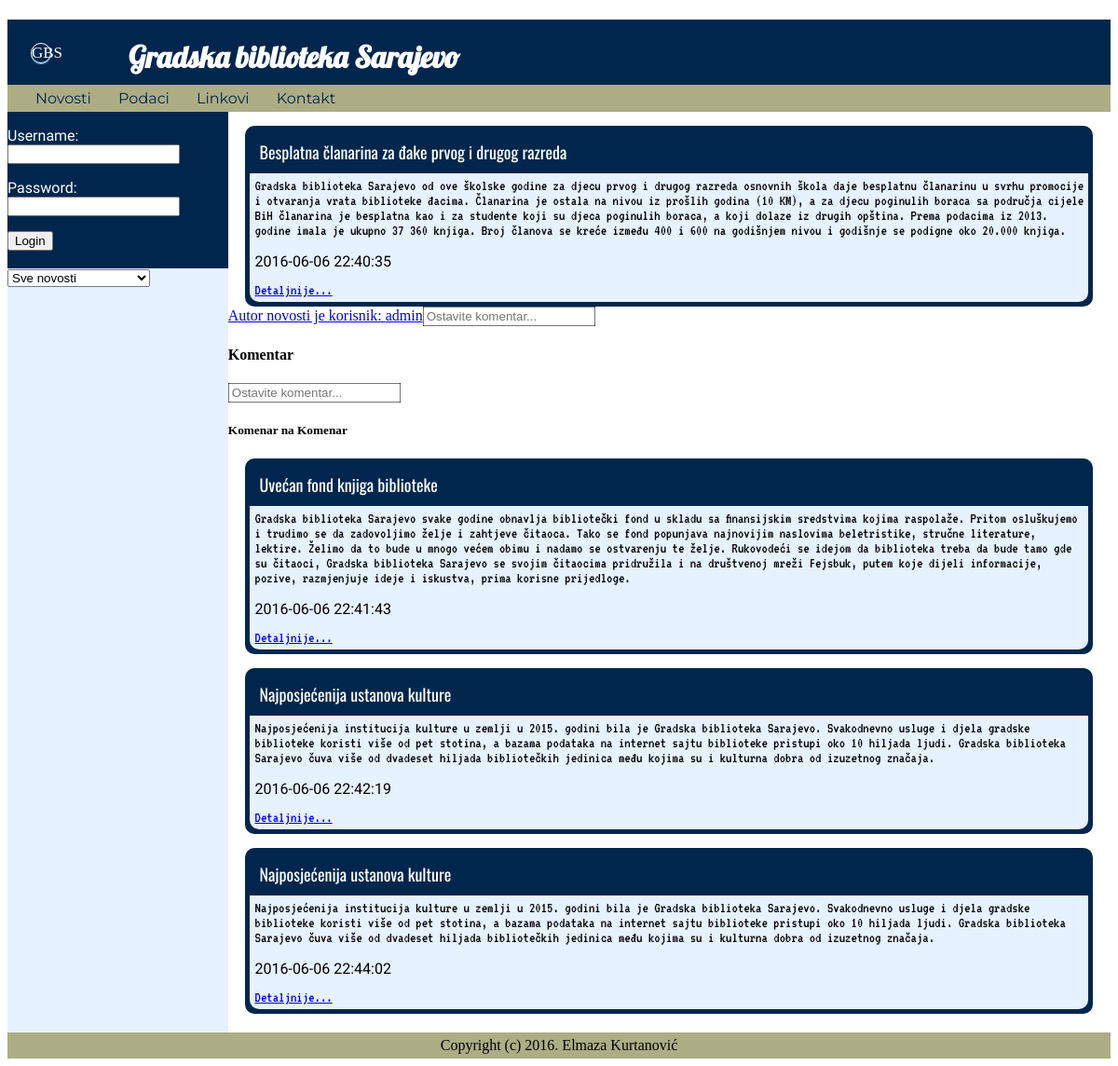
/index.php?vijest=9, run on the app's committed database.
### tables this page shows
CREATE TABLE IF NOT EXISTS `novosti` (
  `id` int(11) NOT NULL AUTO_INCREMENT,
  `naslov` varchar(100) NOT NULL,
  `tekst` text NOT NULL,
  `idAutora` int(11) NOT NULL,
  `vrijeme` datetime NOT NULL,
  `otvoren` tinyint(1) NOT NULL,
  PRIMARY KEY (`id`),
  KEY `idAutora` (`idAutora`)
);

CREATE TABLE IF NOT EXISTS `autori` (
  `id` int(11) NOT NULL AUTO_INCREMENT,
  `username` varchar(50) NOT NULL,
  `password` varchar(50) NOT NULL,
  PRIMARY KEY (`id`)
);

CREATE TABLE IF NOT EXISTS `komentari` (
  `id` int(11) NOT NULL AUTO_INCREMENT,
  `idNovosti` int(11) NOT NULL,
  `tekst` text NOT NULL,
  `vrijeme` datetime NOT NULL,
  `komentarKomentara` int(11) DEFAULT NULL,
  PRIMARY KEY (`id`),
  KEY `idNovosti` (`idNovosti`),
  KEY `komentarKomentara` (`komentarKomentara`)
);

### index.php (the view, shortened to what this page needs)
<!DOCTYPE html>
<html>
 <head>
  <link rel="stylesheet" type="text/css" href="stil.css">
 </head>
 <body>
  <div id="okvir">
   <div id="zaglavlje">
   <div class="wrapper">
     <div class="circle">
         <span id="text">GBS</span>
     </div>
 </div>
    <h1>Gradska biblioteka Sarajevo</h1>
	</div>
   <div id="meni">
    <ul>
     <li><a href="index.php">Novosti </a></li>
	 <li><a href="podaci.php">Podaci </a></li>
	 <li><a href="link.php">Linkovi </a></li>
	 <li><a href="kontakt.php">Kontakt </a></li>
    </ul>
   </div>
  <div id="novosti">
    <?php
        $veza = new PDO("mysql:dbname=biblioteka_baza;host=localhost;charset=utf8", "root", "");
        $veza->setAttribute(PDO::ATTR_ERRMODE, PDO::ERRMODE_EXCEPTION);
        if(isset($_GET['komentarNovost']) && $_GET['komentarNovost']!= '' ) {
	        $tekst = $_GET['komentarNovost'];
	        $novost = $_GET['idNovosti'];
	        $rezultat = $veza->exec("INSERT INTO komentari SET tekst = '$tekst', vrijeme = NOW(), idNovosti = '$novost'");
		}
        else $rezultat = $veza->query("select id, naslov, tekst, vrijeme, idAutora, otvoren from novosti");
        if(isset($_GET['komentarKomentar']) && $_GET['komentarKomentar'] != '') {
	        $tekst = $_GET['komentarKomentar'];
	        $novost = $_GET['idNovosti'];
	        $komentar = $_GET['idKomentara'];
	        $rezultatkom = $veza->exec("INSERT INTO komentari SET tekst = '$tekst', vrijeme = NOW(), komentarKomentara = '$komentar', idNovosti = '$novost'");
		}
        else $rezultat = $veza->query("select id, naslov, tekst, vrijeme, idAutora, otvoren from novosti");
        foreach($rezultat as $novost) {
	        $id = $novost['id'];
	        $idAutora = $novost['idAutora'];
	        $usernameAutor = "";
	        $rezultat4 = $veza->query("select username from autori where id = '$idAutora'");
	        foreach($rezultat4 as $usernameAutora) {
		        $usernameAutor = $usernameAutora['username'];
			}
	        $otvorena = $novost['otvoren'];
		    print "<div class=\"okvir2\">";
		    print "<div class=\"novost1\">".$novost['naslov']."</div>";
		    print "<div class=\"tekstnovosti\">".$novost['tekst']. "<br><br>";
 		    print "<p class=\"datum\"></p><div class=\"vrijemeobjave\">".$novost['vrijeme']. "</div><br><br>";
		    print "<a href='index.php?vijest=$id'>Detaljnije...</a></div>";
            print " </div>";
            if(isset($_GET['vijest']) || isset($_GET['komentarNovost']) || isset($_GET['komentarKomentar'])) {
		        if(isset($_GET['vijest'])) $ID = $_GET['vijest'];
		        if($ID == $id) {
			        print "<a class=\"autor\" href='index.php?autor=$idAutora'> Autor novosti je korisnik: ".$usernameAutor."</a>";
				}
		        if($otvorena == 1 && $ID == $id) {
			        print "<form action=\"index.php?komentarNovost\" method=\"GET\">
							<input class=\"comment\" type=\"text\" name=\"komentarNovost\" placeholder=\"Ostavite komentar...\"><BR>
							<input type=\"hidden\" name=\"idNovosti\" value=$id>
					</form>";
		        }
				$rezultat2 = $veza->query("select id, tekst, vrijeme, komentarKomentara, idNovosti from komentari order by vrijeme asc");
		        foreach($rezultat2 as $komentarr) {
			        $idKomentara = $komentarr['id'];
			        if($komentarr['komentarKomentara'] == null && $komentarr['idNovosti'] == $id && $ID == $id) {
				        print "<h4>".$komentarr['tekst']."</h4>";
				        if($otvorena == 1) {
					        print "<form action=\"index.php?komentarKomentar\" method=\"GET\">
									<input class=\"comment\" type=\"text\" name=\"komentarKomentar\" placeholder=\"Ostavite komentar...\"><BR>
									<input type=\"hidden\" name=\"idNovosti\" value=$id>
									<input type=\"hidden\" name=\"idKomentara\" value=$idKomentara>
							</form>";
				        }
				        $rezultat3 = $veza->query("select id, tekst, vrijeme, komentarKomentara, idNovosti from komentari order by vrijeme asc");
				        foreach($rezultat3 as $komentar) {
					        if($komentar['komentarKomentara'] == $idKomentara && $komentar['idNovosti'] == $id) {
						        print "<h5>".$komentar['tekst']."</h5>";
							}
						}
					}
				}
			}
		}
    ?>
  </div>
   <div id="lijevi">
        <div class="addnews">
        <?php
        if(!isset($_SESSION['loggedIn'])){
            print("
            <form class='loginforma' method='post'>
            <p class='username'>
            <label for'username'>Username:</label>
            <input name='username' type=text class='username' placeholder='' id='headlinearea' required/>
            </p>
            <p class='password'>
            <label for='password'>Password:</label>
            <input name='password' type=password class='password' placeholder='' id='headlinearea' required/>
            </p>
             <input type='submit' value='Login' id='loginbutton' name='loginbutton' />
            <br><br>
          </form>");
		}
        ?>
   <div class="Pretraga">
		<select id="izbornik" onchange="prikazi()">
			<option value="sve">Sve novosti</option>
		</select>
	</div>
   <br><br>
	</div>
   </div>
   <div id="podnozje">
    <p>Copyright (c) 2016. Elmaza Kurtanović</p>
   </div>
  </div>
 </body>
</html>

### stil.css (style rules this page uses)
body { background : white; }
#okvir { width : 100%; background : #e6f2ff; }
#zaglavlje { background : #00264d; height : 70px; }
.wrapper { position: absolute; margin : 25px; text-align: center; width: 20px; height: 20px; }
.circle { border-radius: 100%; width: 20px; height: 20px; border: 1px solid white; display: block; box-shadow: 0px 1px 0.5px #32AAEE; cursor: pointer; }
#text { font: Arial; font-size: 17px; color: white; }
h1 { text-indent : 130px; font-family : Lobster; color : white; padding-top : 20px; }
#meni { padding : 5px 5px; background : #adad85; }
#meni ul { margin : 0; padding : 0; }
#meni li { display : inline; padding-left : 25px; }
#meni li a { text-decoration : none; color : #00264d; font-family : Montserrat; }
.okvir2 { background : #00264d; width : 95%; border-radius : 10px; margin-left : auto; margin-right : auto; margin-top : 15px; color : white; padding : 5px; }
.novost1 { font-size : large; font-family : Oswald; padding : 10px; }
.tekstnovosti { overflow : auto; background : #e6f2ff; font-family : VT323; border-bottom-right-radius : 10px; border-bottom-left-radius : 10px; color : black; padding : 5px; }
.vrijemeobjave { font-family : Roboto; font-style : bold; float : left; }
#novosti { float: right; width : 80%; padding : 0; background: white; padding-bottom: 20px; }
#lijevi { clear: left; float : left; width : 20%; padding : 0; font-family : Dosis; }
#podnozje { clear : both; padding : 5px 10px; text-align : center; background : #adad85; color: black; }
#podnozje p { margin : 0; }
form { display: inline-block; margin-left: auto; margin-right: auto; text-align: left; background : #00264d; color : white; }

### data on the page
novosti: naslov "Besplatna članarina za đake prvog i drugog razreda", tekst "Gradska biblioteka Sarajevo od ove školske godine za djecu prvog i drugog razreda osnovnih škola daje besplatnu članarinu u svrhu promocije i otvaranja vrata biblioteke đacima. Članarina je ostala na nivou iz prošlih godina (10 KM), a za djecu poginulih boraca sa područja cijele BiH članarina je besplatna kao i za studente koji su djeca poginulih boraca, a koji dolaze iz drugih opština. Prema podacima iz 2013. godine imala je ukupno 37 360 knjiga. Broj članova se kreće između 400 i 600 na godišnjem nivou i godišnje se podigne oko 20.000 knjiga.", vrijeme "2016-06-06 22:40:35", idAutora.username "admin"
komentari: tekst "Komentar"
komentari: tekst "Komenar na Komenar"
novosti: naslov "Uvećan fond knjiga biblioteke", tekst "Gradska biblioteka Sarajevo svake godine obnavlja bibliotečki fond u skladu sa finansijskim sredstvima kojima raspolaže. Pritom osluškujemo i trudimo se da zadovoljimo želje i zahtjeve čitaoca. Tako se fond popunjava najnovijim naslovima beletristike, stručne literature, lektire. Želimo da to bude u mnogo većem obimu i nadamo se ostvarenju te želje. Rukovodeći se idejom da biblioteka treba da bude tamo gde su čitaoci, Gradska biblioteka Sarajevo se svojim čitaocima pridružila i na društvenoj mreži Fejsbuk, putem koje dijeli informacije, pozive, razmjenjuje ideje i iskustva, prima korisne prijedloge.", vrijeme "2016-06-06 22:41:43"
novosti: naslov "Najposjećenija ustanova kulture", tekst "Najposjećenija institucija kulture u zemlji u 2015. godini bila je Gradska biblioteka Sarajevo. Svakodnevno usluge i djela gradske biblioteke koristi više od pet stotina, a bazama podataka na internet sajtu biblioteke pristupi oko 10 hiljada ljudi. Gradska biblioteka Sarajevo čuva više od dvadeset hiljada bibliotečkih jedinica među kojima su i kulturna dobra od izuzetnog značaja.", vrijeme "2016-06-06 22:42:19"
novosti: naslov "Najposjećenija ustanova kulture", tekst "Najposjećenija institucija kulture u zemlji u 2015. godini bila je Gradska biblioteka Sarajevo. Svakodnevno usluge i djela gradske biblioteke koristi više od pet stotina, a bazama podataka na internet sajtu biblioteke pristupi oko 10 hiljada ljudi. Gradska biblioteka Sarajevo čuva više od dvadeset hiljada bibliotečkih jedinica među kojima su i kulturna dobra od izuzetnog značaja.", vrijeme "2016-06-06 22:44:02"
